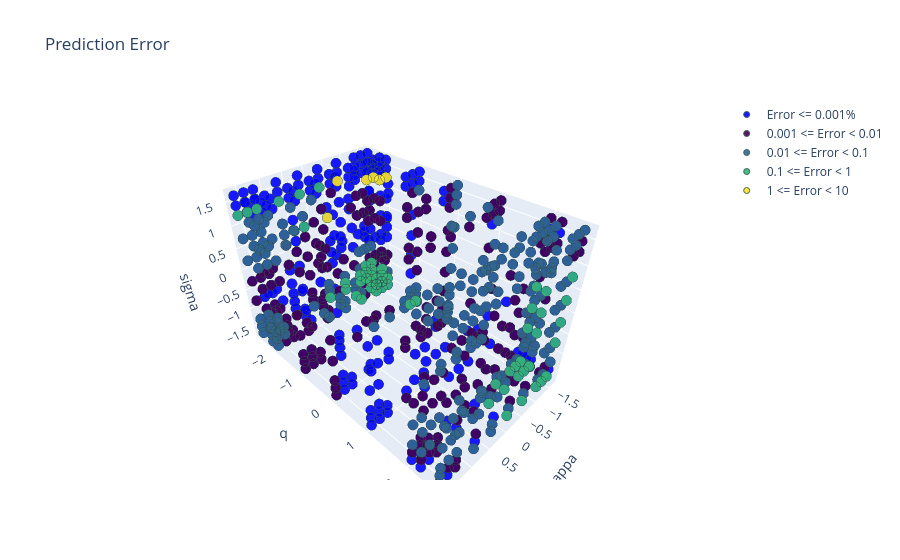

Notebook code for this chart:
### Code cell
f.plot_high_error_regions(params_extrap, extrap_error3, [0.001, 0.01, 0.1, 1, 10])

### Figure 1 — Plotly figure (JSON) as saved in the notebook; plotly's stock layout.template omitted (floating-point values rounded to 4 significant figures; data arrays with more than 128 entries replaced by an {"elided": "..."} marker saying what was removed)
{"data": [{"marker": {"color": "blue", "line": {"color": "DarkSlateGrey", "width": 1}, "opacity": 0.9, "size": 6}, "mode": "markers", "name": "Error <= 0.001%", "type": "scatter3d", "x": {"elided": "720 float values"}, "y": {"elided": "720 float values"}, "z": {"elided": "720 float values"}}, {"marker": {"color": "rgb(68, 1, 84)", "line": {"color": "DarkSlateGrey", "width": 1}, "opacity": 0.9, "size": 6}, "mode": "markers", "name": "0.001 <= Error < 0.01", "type": "scatter3d", "x": {"elided": "219 float values"}, "y": {"elided": "219 float values"}, "z": {"elided": "219 float values"}}, {"marker": {"color": "rgb(49, 104, 142)", "line": {"color": "DarkSlateGrey", "width": 1}, "opacity": 0.9, "size": 6}, "mode": "markers", "name": "0.01 <= Error < 0.1", "type": "scatter3d", "x": {"elided": "233 float values"}, "y": {"elided": "233 float values"}, "z": {"elided": "233 float values"}}, {"marker": {"color": "rgb(53, 183, 121)", "line": {"color": "DarkSlateGrey", "width": 1}, "opacity": 0.9, "size": 6}, "mode": "markers", "name": "0.1 <= Error < 1", "type": "scatter3d", "x": [-1.65, -1.65, -1.65, -1.65, -1.65, -1.65, -1.65, -1.65, -1.65, -1.65, -1.65, -1.65, -1.65, -1.65, -1.65, -1.65, -1.65, -1.65, -1.65, -1.65, -1.65, -1.65, -1.45, -1.45, -1.45, -1.45, -1.45, -1.45, -1.45, -1.45, -1.45, -1.45, -1.45, 1.45, 1.65, -1.25, -1.25, -1.25, -1.25, -1.25, -1.25, -1.25, -1.25, -1.25, -0.75, -0.75, -0.75, -0.75, -0.75, -0.75, -0.75, -0.25, -0.25, -0.25, -0.25, 0.25, 0.75, 1.25, 1.25], "y": [-2.6, -2.6, -2.6, -2.2, -2.2, -2.2, 2.2, 2.2, 2.2, 2.2, 2.6, 2.6, 2.6, 2.6, 2.6, -2.0, -2.0, -1.0, 2.0, 2.0, 2.0, 2.0, -2.6, -2.6, -2.6, -2.2, -2.2, 2.2, 2.6, -2.0, -2.0, -1.0, 2.0, -2.6, -2.6, -2.6, -2.6, -2.2, -2.2, 2.2, 2.6, -2.0, -2.0, 2.0, -2.6, -2.6, -2.2, 2.2, 2.6, -2.0, 2.0, -2.6, -2.6, 2.2, 2.6, -2.6, -2.6, -2.6, -1.0], "z": [-1.65, -1.45, -1.25, -1.65, -1.45, -1.25, -1.65, -0.75, -0.25, 0.25, -1.65, -0.75, -0.25, 0.25, 0.75, -1.65, -1.45, -1.65, -1.65, -0.75, -0.25, 0.25, -1.65, -1.45, -1.25, -1.65, -1.45, -1.65, -1.65, -1.65, -1.45, -1.65, -1.65, 1.25, 1.25, -1.65, -1.45, -1.65, -1.45, -1.65, -1.65, -1.65, -1.45, -1.65, -1.65, -1.45, -1.65, -1.65, -1.65, -1.65, -1.65, -1.65, 1.25, -1.65, -1.65, 1.25, 1.25, 1.25, 1.45]}, {"marker": {"color": "rgb(253, 231, 37)", "line": {"color": "DarkSlateGrey", "width": 1}, "opacity": 0.9, "size": 6}, "mode": "markers", "name": "1 <= Error < 10", "type": "scatter3d", "x": [-1.65, -1.45, -1.45, -1.25, -0.75, 0.75], "y": [-2.0, -2.2, -2.0, -2.2, -2.6, -1.0], "z": [1.25, 1.25, 1.25, 1.25, 1.25, 1.45]}], "layout": {"scene": {"xaxis": {"title": {"text": "kappa"}}, "yaxis": {"title": {"text": "q"}}, "zaxis": {"title": {"text": "sigma"}}}, "title": {"text": "Prediction Error"}}}
